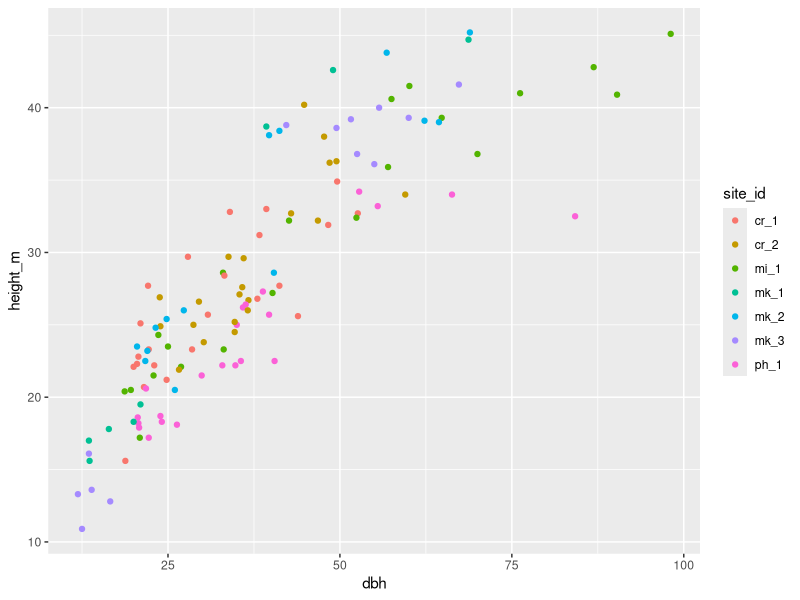
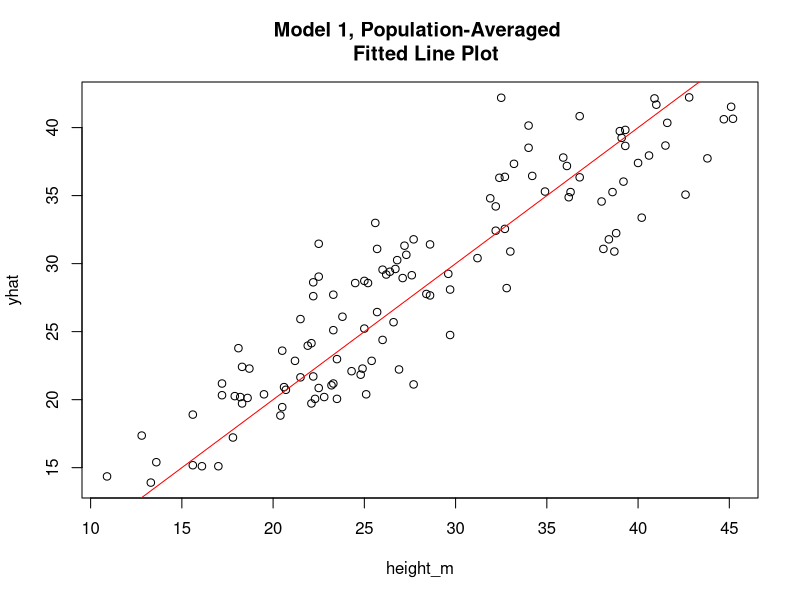
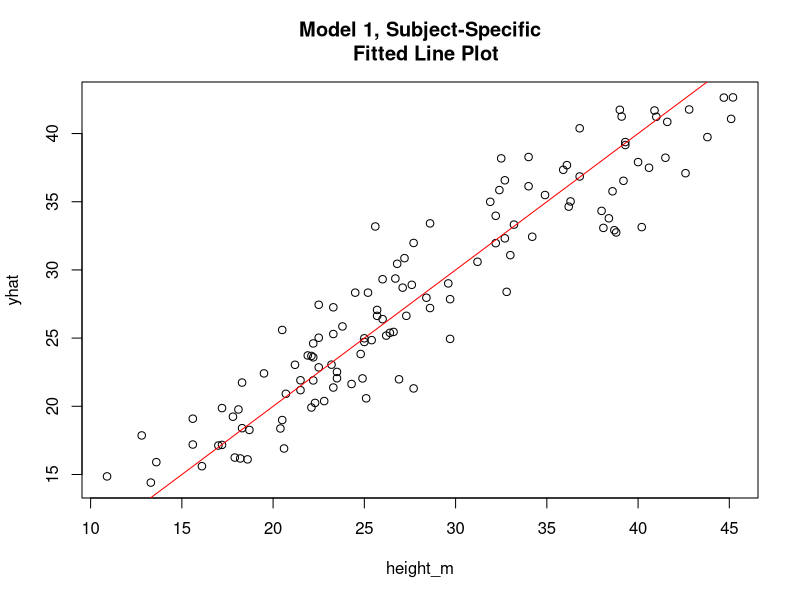
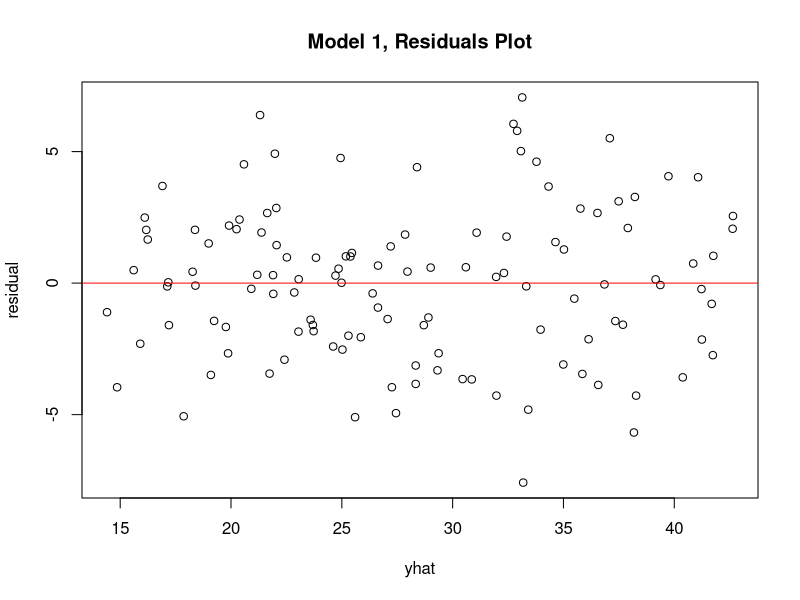
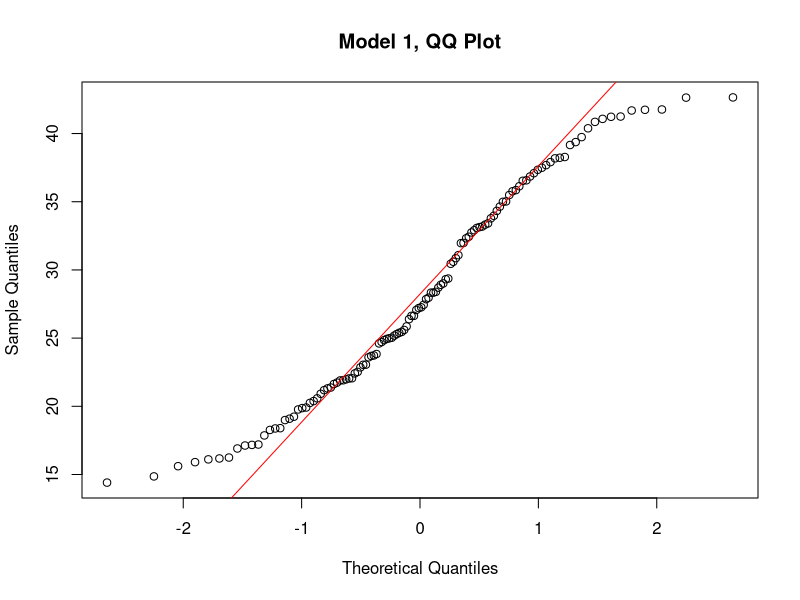
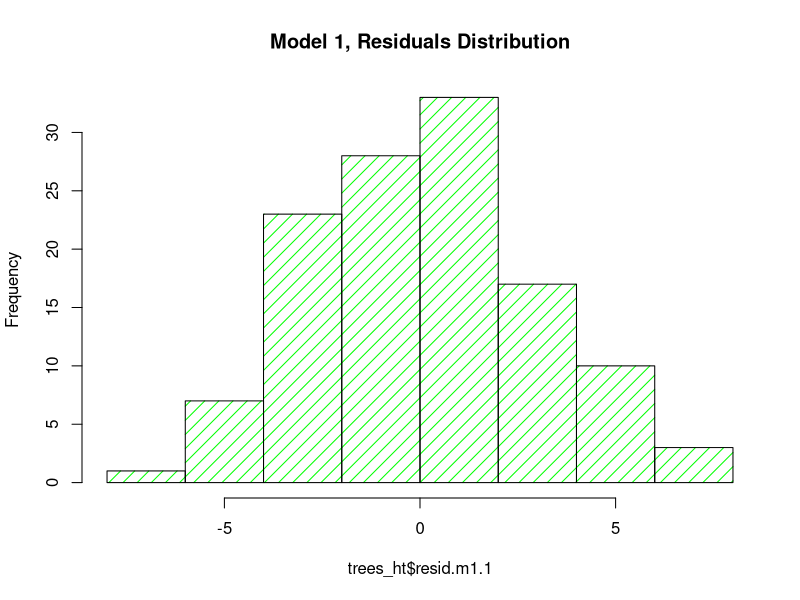

Here is the R script that generated these plots, in order:
#Height and crown volume estimates from dbh
#Hanno Southam, 18 Jun 2024

#load packages
library(tidyverse)
library(nlme)

#read in tree data
trees <- read_csv("./data/workflow/trees_mapped.csv")
summary(trees)

#remove trees without height values
trees_ht <- trees %>% filter(!is.na(height_m))

#plot height vs dbh
ggplot(trees_ht, aes(x=dbh, y=height_m, color=site_id)) + geom_point()

#add dbh^2 to the dataset so it can be modeled as its own variable
trees_ht <- trees_ht %>% mutate(dbh2 = dbh^2)

#Following the curve fitting procedure in: https://www2.gov.bc.ca/assets/gov/farming-natural-resources-and-industry/forestry/timber-pricing/timber-cruising/cruise-compilation-manual/2020_cruise_comp_amend_2_master_c.pdf 

#Model 1: Parabola
## Fit linear mixed effect model, random effect = site
m1 <- lme(height_m ~ dbh + dbh2, data = trees_ht, method="REML", 
          random=~1|site_id)
 

#Store the predicted values and the residuals
trees_ht$yhat.m1.0 <- fitted(m1,level=0)  # estimated population averaged yhats
trees_ht$yhat.m1.1 <- fitted(m1,level=1)  # estimated level=1 subject-specific yhats
trees_ht$resid.m1.0 <- resid(m1,level=0)  # estimated population averaged residual
trees_ht$resid.m1.1 <- resid(m1,level=1)  # estimated level=1 subject-specific residual

#Population averaged fitted-line plot
plot(trees_ht$height_m, trees_ht$yhat.m1.0, main="Model 1, Population-Averaged 
  Fitted Line Plot", ylab="yhat", xlab="height_m")
abline(a=0, b=1, col="red")

#Subject (site) specific fitted-line plot
plot(trees_ht$height_m, trees_ht$yhat.m1.1, main="Model 1, Subject-Specific
  Fitted Line Plot", ylab="yhat", xlab="height_m")
abline(a=0, b=1, col="red")

#Residuals plot
##Assessment: looks pretty good
plot(trees_ht$yhat.m1.1, trees_ht$resid.m1.1, 
     main="Model 1, Residuals Plot",xlab="yhat", ylab="residual")
abline(h=0, col="red")

#QQ plot
##Assessment: skew on lower tail
qqnorm(trees_ht$yhat.m1.1, main="Model 1, QQ Plot")
qqline(trees_ht$yhat.m1.1, col="red")

#Histogram
##Assessment: looks okay 
hist(trees_ht$resid.m1.1, breaks =8 , density=10,col="green", border="black",
     main="Model 1, Residuals Distribution")
par(mfrow=c(1,1),mai=c(1.0,1.0,1.0,1.0),cex=1.0)

#Get model coefficients
##One of rules from Ministry handbook: "If the b and c coefficients are positive for the Parabola, the Weibull function must not be used". Not the case here (dbh coef >0 and dbh2 < 0).
##Random effect justified. Standard deviation of the errors is reported under "Random effects". Square this to get variance of errors. Intercept = variance of the errors from the randome effect (site); Residual = variance of the errors leftover. These are similar --> the randome effect is sucking up a significant amount of error. 
summary(m1)

#Find minimum dbh we can predict height for
##Store model coefficients
coef.m1 <- m1$coefficients$fixed
##Use given equations to predict minimum. Square root in equation can be posiive or negative, take the one closest to 0.
##Min = 4.58
dbh.min.m1.1 <- (-coef.m1[2] + (coef.m1[2]^2 - 
                                (4*coef.m1[1]*coef.m1[3]))^(1/2))/(2*coef.m1[3])
dbh.min.m1.2 <- (-coef.m1[2] - (coef.m1[2]^2 - 
                                  (4*coef.m1[1]*coef.m1[3]))^(1/2))/(2*coef.m1[3])

#Find maximum dbh we can predict height for
##Max = 86.46
dbh.max.m1 <- -coef.m1[2]/(2*coef.m1[3])


